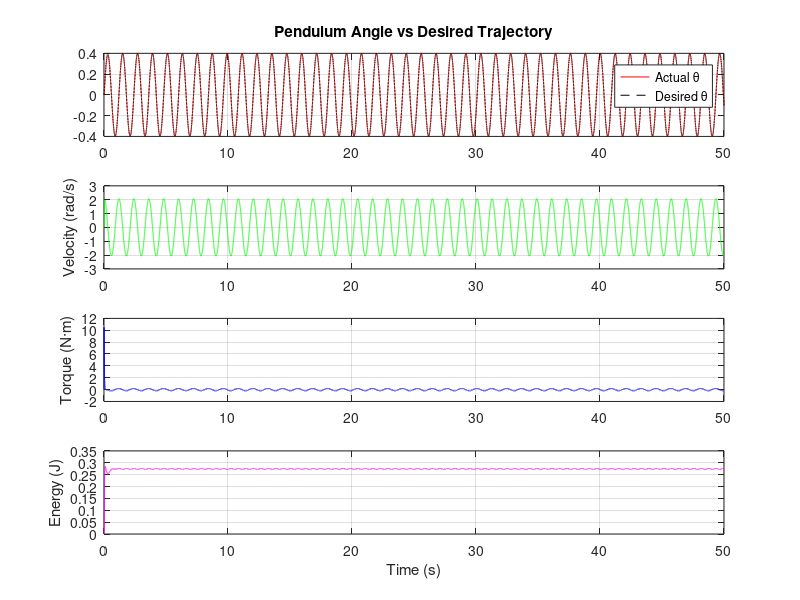

Here is the MATLAB script that generated this plot:
clear; clc; close all;

%% System Parameters
L = 0.36;               % Pendulum length (m)
m = 1.0;                % Mass (kg)
g = 9.81;               % Gravity (m/s²)
J = m*L^2;              % Moment of inertia
b = 0.1;                % Friction coefficient
target_amp = 0.4;       % Desired amplitude (rad)
omega_n = sqrt(g/L);    % Natural frequency

%% PD Controller Gains (tune as needed)
Kp = 20;
Kd = 5;

%% Desired Trajectory
omega_traj = omega_n;  % Tracking frequency (rad/s)

%% Simulation Setup
dt = 0.001;                    
t = 0:dt:50;                    
theta = zeros(size(t));
dtheta = zeros(size(t));
torque = zeros(size(t));

theta(1) = 0;           % Initial angle
dtheta(1) = 0;          % Initial angular velocity

%% Simulation Loop
for i = 2:length(t)
    % Desired trajectory
    theta_d = target_amp * sin(omega_traj * t(i));
    dtheta_d = target_amp * omega_traj * cos(omega_traj * t(i));
    
    % PD control torque
    error = theta_d - theta(i-1);
    derror = dtheta_d - dtheta(i-1);
    torque(i) = Kp * error + Kd * derror;
    
    % Dynamics
    ddtheta = (torque(i) - b*dtheta(i-1) - m*g*L*sin(theta(i-1))) / J;
    dtheta(i) = dtheta(i-1) + dt * ddtheta;
    theta(i) = theta(i-1) + dt * dtheta(i);
end

%% Plotting
figure('Position', [100 100 900 900]);

subplot(4,1,1); 
plot(t, theta, 'r', t, target_amp*sin(omega_traj*t), '--k');
title('Pendulum Angle vs Desired Trajectory'); 
legend('Actual θ', 'Desired θ'); grid on;

subplot(4,1,2); 
plot(t, dtheta, 'g'); 
ylabel('Velocity (rad/s)'); grid on;

subplot(4,1,3); 
plot(t, torque, 'b'); 
ylabel('Torque (N·m)'); grid on;

subplot(4,1,4); 
E_total = 0.5*J*dtheta.^2 + m*g*L*(1 - cos(theta));
plot(t, E_total, 'm'); 
xlabel('Time (s)'); ylabel('Energy (J)'); grid on;

% Phase portrait
% figure;
% plot(theta, dtheta, 'k', 'LineWidth', 1);
% xlabel('Angle (rad)'); ylabel('Velocity (rad/s)');
% title('Phase Portrait'); grid on; axis equal;
